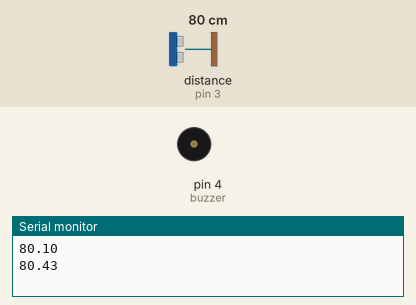
Recording of a sketch running on a simulated Arduino Uno, built with avr-gcc and run on an emulated ATmega328P. On the bench: buzzer (waves = sounding), the last lines printed to the serial monitor. Wiring (inferred from the names in the program): ultrasonic range finder: trigger pin 2; echo pin 3. The test bench sets the inputs (shaded band); at power-on: distance to the obstacle (sensor on pin 3) 80 cm. The echo pulse lasts 58.3 µs per cm.

Above: at 1.8 s.
1.9 s: distance to the obstacle (sensor on pin 3) set to 26 cm
At 2.24 s:
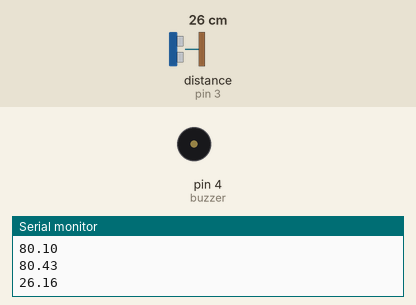
5.4 s: distance to the obstacle (sensor on pin 3) set to 23 cm
At 6.6 s:
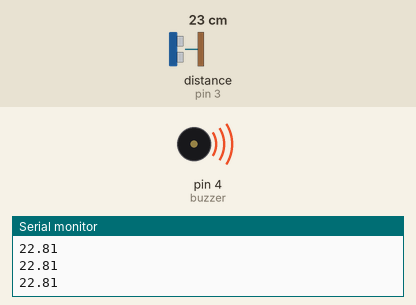
6.9 s: distance to the obstacle (sensor on pin 3) set to 35 cm
At 7.13 s:
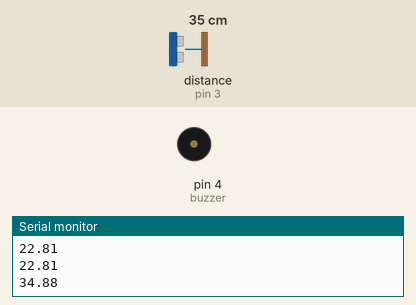
10.4 s: distance to the obstacle (sensor on pin 3) set to 2 cm
At 11.9 s:
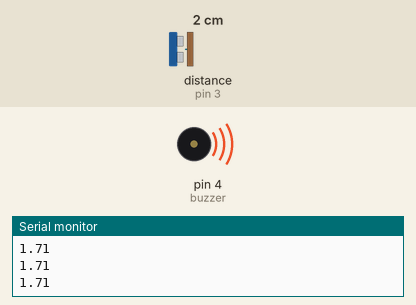
Timing chart, 0 to 13.0 s (numbered marks = the images above; inputs shaded):
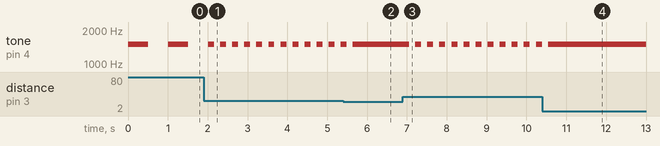

The sketch:

redecarro1.ino
```cpp
int trig = 2;
int echo = 3;
int buzzer = 4;

double tempo, cm;

void setup() {
  pinMode(trig, OUTPUT);
  pinMode(echo, INPUT);
  pinMode(buzzer, OUTPUT);

  Serial.begin(9600);
}

void loop() {

  digitalWrite(trig, HIGH);
  delayMicroseconds(10);
  digitalWrite(trig, LOW);

  tempo = pulseIn(echo, HIGH);

  cm = tempo / 58;

  Serial.println(cm);

  if (cm < 25) {
    tone(buzzer, 1500);
  }

  else if (cm < 50) {
    tone(buzzer, 1500);
    delay(150);
    noTone(buzzer);
    delay(150);
  }

  else if (cm < 100) {
    tone(buzzer, 1500);
    delay(500);
    noTone(buzzer);
    delay(500);
  }

  else {
    noTone(buzzer);
  }
}
```

Measured:
- the behaviour switches between 25 and 24 cm on distance to the obstacle (sensor on pin 3) (found by bisection; images 1 and 2)
- after the input at 1.9 s, tone on pin 4 (buzzer): alternates 1500 Hz for 0.15 s and silent for 0.15 s, starting after 0.26 s
- after the input at 5.4 s, tone on pin 4 (buzzer): goes on until 5.6 s, then stays 1500 Hz
- after the input at 6.9 s, tone on pin 4 (buzzer): alternates 1500 Hz for 0.15 s and silent for 0.15 s, starting after 0.16 s
- after the input at 10.4 s, tone on pin 4 (buzzer): goes on until 10.5 s, then stays 1500 Hz
- by itself, tone on pin 4 (buzzer): alternates 1500 Hz for 0.50 s and silent for 0.51 s
